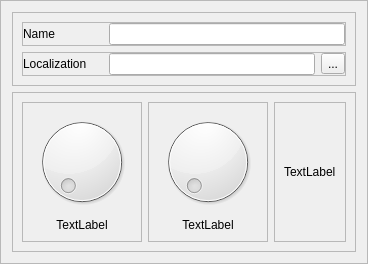
                            <widget class="QFrame" name="project_frame">
                              <property name="frameShape">
                                <enum>QFrame::StyledPanel</enum>
                              </property>
                              <property name="frameShadow">
                                <enum>QFrame::Raised</enum>
                              </property>
                              <layout class="QVBoxLayout" name="verticalLayout_2">
                                <item>
                                  <widget class="QFrame" name="name_location">
                                    <property name="frameShape">
                                      <enum>QFrame::StyledPanel</enum>
                                    </property>
                                    <property name="frameShadow">
                                      <enum>QFrame::Raised</enum>
                                    </property>
                                    <layout class="QVBoxLayout" name="verticalLayout_9">
                                      <item>
                                        <widget class="QFrame" name="frame_7">
                                          <property name="frameShape">
                                            <enum>QFrame::StyledPanel</enum>
                                          </property>
                                          <property name="frameShadow">
                                            <enum>QFrame::Raised</enum>
                                          </property>
                                          <layout class="QHBoxLayout" name="horizontalLayout_13">
                                            <property name="spacing">
                                              <number>6</number>
                                            </property>
                                            <property name="leftMargin">
                                              <number>0</number>
                                            </property>
                                            <property name="topMargin">
                                              <number>0</number>
                                            </property>
                                            <property name="rightMargin">
                                              <number>0</number>
                                            </property>
                                            <property name="bottomMargin">
                                              <number>0</number>
                                            </property>
                                            <item>
                                              <widget class="QLabel" name="label_6">
                                                <property name="sizePolicy">
                                                  <sizepolicy hsizetype="Minimum" vsizetype="Preferred">
                                                    <horstretch>0</horstretch>
                                                    <verstretch>0</verstretch>
                                                  </sizepolicy>
                                                </property>
                                                <property name="minimumSize">
                                                  <size>
                                                    <width>80</width>
                                                    <height>0</height>
                                                  </size>
                                                </property>
                                                <property name="text">
                                                  <string>Name</string>
                                                </property>
                                              </widget>
                                            </item>
                                            <item>
                                              <widget class="QLineEdit" name="line_project_name"/>
                                            </item>
                                          </layout>
                                        </widget>
                                      </item>
                                      <item>
                                        <widget class="QFrame" name="frame_9">
                                          <property name="frameShape">
                                            <enum>QFrame::StyledPanel</enum>
                                          </property>
                                          <property name="frameShadow">
                                            <enum>QFrame::Raised</enum>
                                          </property>
                                          <layout class="QHBoxLayout" name="horizontalLayout_12">
                                            <property name="spacing">
                                              <number>6</number>
                                            </property>
                                            <property name="leftMargin">
                                              <number>0</number>
                                            </property>
                                            <property name="topMargin">
                                              <number>0</number>
                                            </property>
                                            <property name="rightMargin">
                                              <number>0</number>
                                            </property>
                                            <property name="bottomMargin">
                                              <number>0</number>
                                            </property>
                                            <item>
                                              <widget class="QLabel" name="label_7">
                                                <property name="sizePolicy">
                                                  <sizepolicy hsizetype="Minimum" vsizetype="Preferred">
                                                    <horstretch>0</horstretch>
                                                    <verstretch>0</verstretch>
                                                  </sizepolicy>
                                                </property>
                                                <property name="minimumSize">
                                                  <size>
                                                    <width>80</width>
                                                    <height>0</height>
                                                  </size>
                                                </property>
                                                <property name="text">
                                                  <string>Localization</string>
                                                </property>
                                              </widget>
                                            </item>
                                            <item>
                                              <widget class="QLineEdit" name="line_project_location"/>
                                            </item>
                                            <item>
                                              <widget class="QToolButton" name="open_location">
                                                <property name="text">
                                                  <string>...</string>
                                                </property>
                                              </widget>
                                            </item>
                                          </layout>
                                        </widget>
                                      </item>
                                    </layout>
                                  </widget>
                                </item>
                                <item>
                                  <widget class="QFrame" name="FreqSelectors">
                                    <property name="frameShape">
                                      <enum>QFrame::StyledPanel</enum>
                                    </property>
                                    <property name="frameShadow">
                                      <enum>QFrame::Raised</enum>
                                    </property>
                                    <layout class="QHBoxLayout" name="horizontalLayout_3">
                                      <item>
                                        <widget class="QFrame" name="LowFreq">
                                          <property name="frameShape">
                                            <enum>QFrame::StyledPanel</enum>
                                          </property>
                                          <property name="frameShadow">
                                            <enum>QFrame::Raised</enum>
                                          </property>
                                          <layout class="QVBoxLayout" name="verticalLayout_10">
                                            <item>
                                              <widget class="QDial" name="low_freq_dial">
                                                <property name="acceptDrops">
                                                  <bool>false</bool>
                                                </property>
                                                <property name="minimum">
                                                  <number>30</number>
                                                </property>
                                                <property name="maximum">
                                                  <number>100</number>
                                                </property>
                                                <property name="value">
                                                  <number>30</number>
                                                </property>
                                                <property name="sliderPosition">
                                                  <number>30</number>
                                                </property>
                                              </widget>
                                            </item>
                                            <item>
                                              <widget class="QLabel" name="low_freq_label">
                                                <property name="font">
                                                  <font>
                                                    <weight>50</weight>
                                                    <bold>false</bold>
                                                  </font>
                                                </property>
                                                <property name="layoutDirection">
                                                  <enum>Qt::LeftToRight</enum>
                                                </property>
                                                <property name="text">
                                                  <string>TextLabel</string>
                                                </property>
                                                <property name="alignment">
                                                  <set>Qt::AlignCenter</set>
                                                </property>
                                              </widget>
                                            </item>
                                          </layout>
                                        </widget>
                                      </item>
                                      <item>
                                        <widget class="QFrame" name="HighFreq">
                                          <property name="frameShape">
                                            <enum>QFrame::StyledPanel</enum>
                                          </property>
                                          <property name="frameShadow">
                                            <enum>QFrame::Raised</enum>
                                          </property>
                                          <layout class="QVBoxLayout" name="verticalLayout_11">
                                            <item>
                                              <widget class="QDial" name="high_freq_dial">
                                                <property name="acceptDrops">
                                                  <bool>false</bool>
                                                </property>
                                                <property name="minimum">
                                                  <number>30</number>
                                                </property>
                                                <property name="maximum">
                                                  <number>100</number>
                                                </property>
                                                <property name="value">
                                                  <number>30</number>
                                                </property>
                                              </widget>
                                            </item>
                                            <item>
                                              <widget class="QLabel" name="high_freq_label">
                                                <property name="font">
                                                  <font>
                                                    <weight>50</weight>
                                                    <bold>false</bold>
                                                  </font>
                                                </property>
                                                <property name="layoutDirection">
                                                  <enum>Qt::LeftToRight</enum>
                                                </property>
                                                <property name="text">
                                                  <string>TextLabel</string>
                                                </property>
                                                <property name="alignment">
                                                  <set>Qt::AlignCenter</set>
                                                </property>
                                              </widget>
                                            </item>
                                          </layout>
                                        </widget>
                                      </item>
                                      <item>
                                        <widget class="QFrame" name="frame_6">
                                          <property name="frameShape">
                                            <enum>QFrame::StyledPanel</enum>
                                          </property>
                                          <property name="frameShadow">
                                            <enum>QFrame::Raised</enum>
                                          </property>
                                          <layout class="QVBoxLayout" name="verticalLayout_12">
                                            <item>
                                              <widget class="QLabel" name="minimum_time_label">
                                                <property name="text">
                                                  <string>TextLabel</string>
                                                </property>
                                              </widget>
                                            </item>
                                          </layout>
                                        </widget>
                                      </item>
                                    </layout>
                                  </widget>
                                </item>
                              </layout>
                            </widget>
